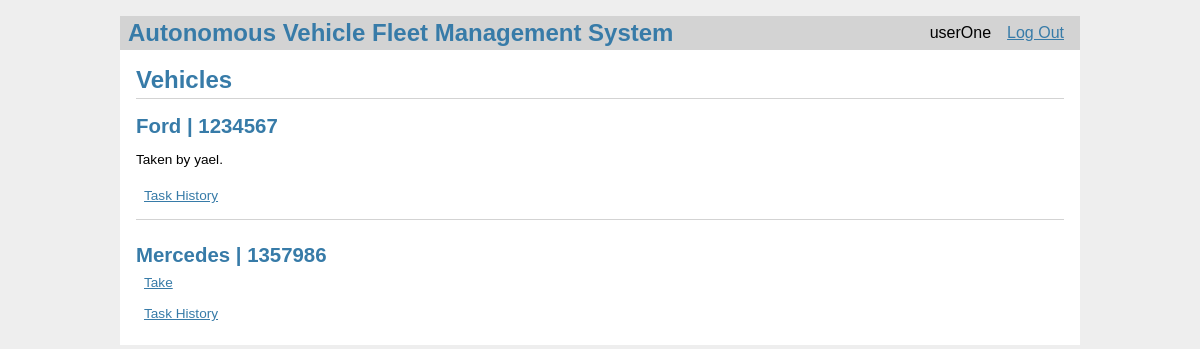
/vehicles/ (signed in), run on the app's committed database.
### models.py (models this page shows, shortened)
class User(db.Model):
    id = db.Column(db.Integer, primary_key=True)
    username = db.Column(db.String(80), unique=True, nullable=False)
    password = db.Column(db.String(80), unique=True, nullable=False)
    role = db.Column(db.String(80), unique=False, nullable=False)

class Vehicle(db.Model):
    id = db.Column(db.Integer, primary_key=True)
    manufacturer = db.Column(db.String(80), unique=False, nullable=False)
    license_plate_number = db.Column(
        db.String(80), unique=True, nullable=False)
    user_id = db.Column(db.Integer, nullable=True)
    available = db.Column(db.Boolean, unique=False,
                          nullable=False, default=True)

### vehicles.py (the view)
@bp.route('/')
def index():
    vehicles = Vehicle.query.all()
    users = {
        user.id: user for user in
        User.query.filter(User.id.in_(
            [vehicle.user_id for vehicle in vehicles if vehicle.user_id]
        )).all()
    }
    create_staff_user()
    return render_template('vehicles/index.html', vehicles=vehicles, users=users)

### auth.py (called while the page is built)
@bp.before_app_request
def load_logged_in_user():
    user_id = session.get('user_id')
    if user_id is None:
        g.user = None
    else:
        g.user = User.query.filter_by(id=user_id).first()

### vehicles.py (called while the page is built)
def create_staff_user():
    staff_user = User.query.filter_by(username='staffUser').first()
    if staff_user is None:
        staff_user = User(username='staffUser', password=generate_password_hash(
            'staffpass'), role='STAFF')
        db.session.add(staff_user)
        db.session.commit()

### templates/vehicles/index.html (shortened to what this page needs)
{% extends 'base.html' %}
{% block header %}
<h1>{% block title %}Vehicles{% endblock %}</h1>
{% endblock %}
{% block content %}
{% for v in vehicles %}
<article class="vehicle">
    <header>
        <div>
            <h1>{{ v.manufacturer }} | {{ v.license_plate_number }}</h1>
            {% if v.available == True %}
            <a class="action" href="{{ url_for('vehicles.take_vehicle', vid=v.id) }}">Take</a>
            {% else %}
            {% if v.user_id == g.user.id %}
            <a class="action" href="{{ url_for('vehicles.return_vehicle', vid=v.id) }}">Return</a>
            {% else %}
            <p>Taken by {{ users[v.user_id].username }}.</p>
            {% endif %}
            {% endif %}
            <a class="action" href="{{ url_for('vehicles.task_history', vid=v.id) }}">Task History</a>
        </div>
    </header>
</article>
{% if not loop.last %}
<hr>
{% endif %}
{% endfor %}
{% endblock %}

### templates/base.html (shortened to what this page needs)
<!doctype html>
<link rel="stylesheet" href="{{ url_for('static', filename='style.css') }}">
<nav>
    <h1>Autonomous Vehicle Fleet Management System</h1>
    <ul>
        {% if g.user %}
        <li><span>{{ g.user['username'] }}</span>
        <li><a href="{{ url_for('auth.logout') }}">Log Out</a>
            {% else %}
        <li><a href="{{ url_for('auth.register') }}">Register</a>
        <li><a href="{{ url_for('auth.login') }}">Log In</a>
            {% endif %}
    </ul>
</nav>
<section class="content">
    <header>
        {% block header %}{% endblock %}
    </header>
    {% block content %}{% endblock %}
</section>

### static/style.css (style rules this page uses)
h1 { font-family: sans-serif; color: #377ba8; margin: 1rem 0; }
a { color: #377ba8; }
hr { border: none; border-top: 1px solid lightgray; }
nav { background: lightgray; display: flex; align-items: center; padding: 0 0.5rem; }
nav h1 { flex: auto; margin: 0; }
nav ul { display: flex; list-style: none; margin: 0; padding: 0; }
nav ul li a, nav ul li span, header .action { display: block; padding: 0.5rem; }
.content { padding: 0 1rem 1rem; }
.content>header { border-bottom: 1px solid lightgray; display: flex; align-items: flex-end; }
.content>header h1 { flex: auto; margin: 1rem 0 0.25rem 0; }
.vehicle>header { display: flex; align-items: flex-end; font-size: 0.85em; }
.vehicle>header>div:first-of-type { flex: auto; }
.vehicle>header h1 { font-size: 1.5em; margin-bottom: 0; }
.content:last-child { margin-bottom: 0; }

### data on the page
User: user.username "userOne"
Vehicle: manufacturer "Ford", license_plate_number "1234567"
User: username "yael"
Vehicle: manufacturer "Mercedes", license_plate_number "1357986"
